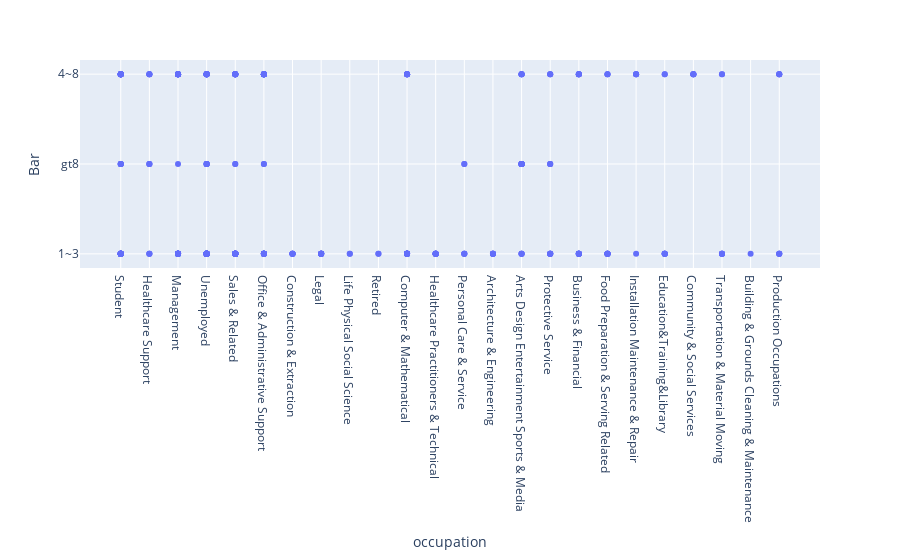

Notebook code for this chart:
### Code cell
#visualize counts and and data spread for another perspective of data
px.scatter(once_month_nonkidpassanger_nonfarm, x = "occupation", y ="Bar")

### Figure 1 — Plotly figure (JSON) as saved in the notebook; plotly's stock layout.template omitted (floating-point values rounded to 4 significant figures; data arrays with more than 128 entries replaced by an {"elided": "..."} marker saying what was removed)
{"data": [{"hovertemplate": "occupation=%{x}<br>Bar=%{y}<extra></extra>", "legendgroup": "", "marker": {"color": "#636efa", "symbol": "circle"}, "mode": "markers", "name": "", "orientation": "v", "showlegend": false, "type": "scatter", "x": {"elided": "393 str values"}, "xaxis": "x", "y": {"elided": "393 str values"}, "yaxis": "y"}], "layout": {"autosize": true, "legend": {"tracegroupgap": 0}, "margin": {"t": 60}, "xaxis": {"anchor": "y", "autorange": true, "domain": [0, 1], "range": [-1.401, 24.4], "title": {"text": "occupation"}, "type": "category"}, "yaxis": {"anchor": "x", "autorange": true, "domain": [0, 1], "range": [-0.1971, 2.197], "title": {"text": "Bar"}, "type": "category"}}}
